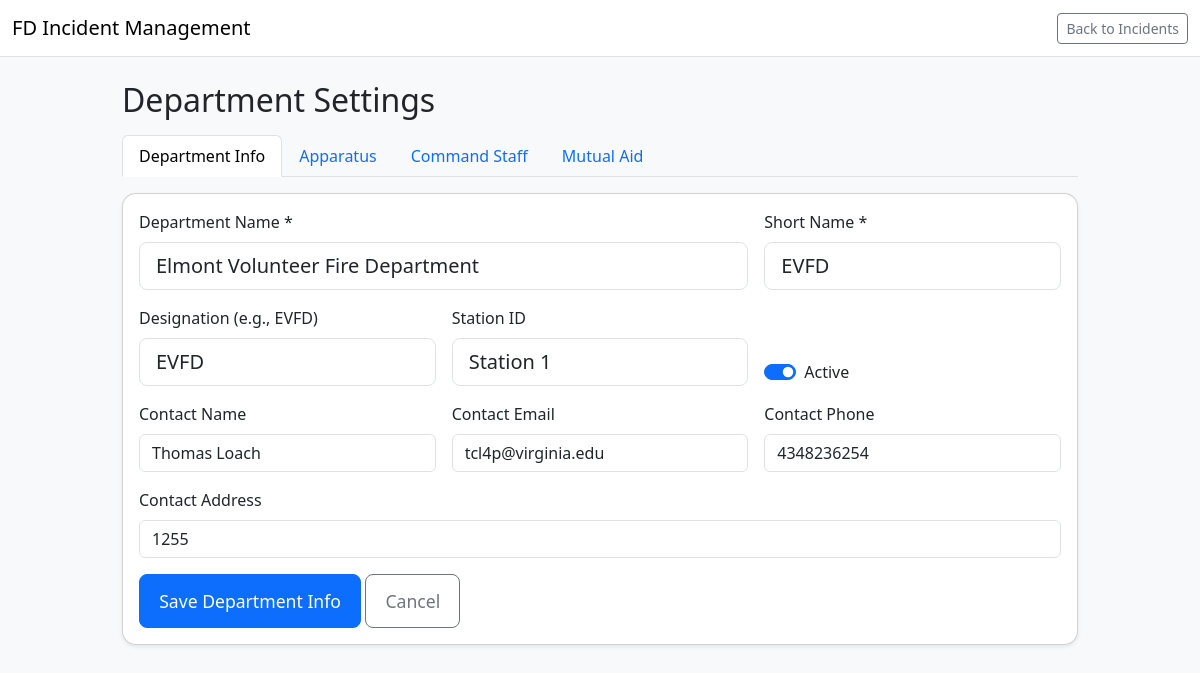
The app's page /department_settings_fixed5.php (signed in) with its own data.
### tables this page shows
CREATE TABLE `department` (
  `id` int(10) UNSIGNED NOT NULL,
  `dept_name` varchar(100) NOT NULL,
  `dept_short_name` varchar(30) NOT NULL,
  `access_code_hash` varchar(255) NOT NULL,
  `is_active` tinyint(1) NOT NULL DEFAULT '1',
  `contact_name` varchar(100) DEFAULT NULL,
  `contact_email` varchar(150) DEFAULT NULL,
  `contact_phone` varchar(30) DEFAULT NULL,
  `contact_address` varchar(255) DEFAULT NULL,
  `created_at` datetime NOT NULL DEFAULT CURRENT_TIMESTAMP,
  `updated_at` datetime DEFAULT NULL ON UPDATE CURRENT_TIMESTAMP,
  `is_mutual_aid` tinyint(1) NOT NULL DEFAULT '0',
  `designation` varchar(20) DEFAULT NULL,
  `station_id` varchar(50) DEFAULT NULL
);

### department_settings_fixed5.php (the view, shortened to what this page needs)
<?php
require_once __DIR__ . '/db_connect.php';
function prepare_or_die(mysqli $conn, string $sql): mysqli_stmt {
    $stmt = $conn->prepare($sql);
    return $stmt;
}
function e(string $s): string { return htmlspecialchars($s, ENT_QUOTES, 'UTF-8'); }
$deptId = isset($_SESSION['dept_id']) ? (int)$_SESSION['dept_id'] : 0;
$activeTab = isset($_GET['tab']) ? (string)$_GET['tab'] : 'info';
$stmt = prepare_or_die($conn, 'SELECT id, dept_name, dept_short_name, designation, station_id, is_active, contact_name, contact_email, contact_phone, contact_address
                        FROM department WHERE id = ? LIMIT 1');
$stmt->bind_param('i', $deptId);
$stmt->execute();
$res = $stmt->get_result();
$dept = $res ? $res->fetch_assoc() : null;
?>
<!doctype html>
<html lang="en">
<head>
  <link href="https://cdn.jsdelivr.net/npm/bootstrap@5.3.3/dist/css/bootstrap.min.css" rel="stylesheet">
</head>
<body class="bg-light">
<nav class="navbar navbar-expand-lg navbar-light bg-white border-bottom">
  <div class="container-fluid">
<a class="navbar-brand" href="incidents.php?skip_onboard=1">FD Incident Management</a>
    <div class="ms-auto d-flex gap-2">
      <a class="btn btn-outline-secondary btn-sm" href="incidents.php?skip_onboard=1">Back to Incidents</a>
    </div>
  </div>
</nav>
<div class="container py-4" style="max-width: 980px;">
  <h2 class="mb-3">Department Settings</h2>
  <ul class="nav nav-tabs mb-3">
    <li class="nav-item">
      <a class="nav-link <?= $activeTab==='info'?'active':'' ?>" href="?tab=info">Department Info</a>
    </li>
    <li class="nav-item">
      <a class="nav-link <?= $activeTab==='apparatus'?'active':'' ?>" href="?tab=apparatus">Apparatus</a>
    </li>
    <li class="nav-item">
      <a class="nav-link <?= $activeTab==='command_staff'?'active':'' ?>" href="?tab=command_staff">Command Staff</a>
    </li>
    <li class="nav-item">
      <a class="nav-link <?= $activeTab==='mutual_aid'?'active':'' ?>" href="?tab=mutual_aid">Mutual Aid</a>
    </li>
  </ul>
  <?php if ($activeTab === 'info'): ?>
    <div class="card shadow-sm">
      <div class="card-body">
        <form method="post">
          <div class="row g-3">
            <div class="col-md-8">
              <label class="form-label">Department Name *</label>
              <input class="form-control form-control-lg" name="dept_name" value="<?= e((string)($dept['dept_name'] ?? '')) ?>" required>
            </div>
            <div class="col-md-4">
              <label class="form-label">Short Name *</label>
              <input class="form-control form-control-lg" name="dept_short_name" value="<?= e((string)($dept['dept_short_name'] ?? '')) ?>" required>
            </div>
            <div class="col-md-4">
              <label class="form-label">Designation (e.g., EVFD)</label>
              <input class="form-control form-control-lg" name="designation" value="<?= e((string)($dept['designation'] ?? '')) ?>">
            </div>
            <div class="col-md-4">
              <label class="form-label">Station ID</label>
              <input class="form-control form-control-lg" name="station_id" value="<?= e((string)($dept['station_id'] ?? '')) ?>">
            </div>
            <div class="col-md-4 d-flex align-items-end">
              <div class="form-check form-switch">
                <input class="form-check-input" type="checkbox" id="is_active" name="is_active" <?= ((int)($dept['is_active'] ?? 1)===1)?'checked':'' ?>>
                <label class="form-check-label" for="is_active">Active</label>
              </div>
            </div>
            <div class="col-md-4">
              <label class="form-label">Contact Name</label>
              <input class="form-control" name="contact_name" value="<?= e((string)($dept['contact_name'] ?? '')) ?>">
            </div>
            <div class="col-md-4">
              <label class="form-label">Contact Email</label>
              <input class="form-control" type="email" name="contact_email" value="<?= e((string)($dept['contact_email'] ?? '')) ?>">
            </div>
            <div class="col-md-4">
              <label class="form-label">Contact Phone</label>
              <input class="form-control" name="contact_phone" value="<?= e((string)($dept['contact_phone'] ?? '')) ?>">
            </div>
            <div class="col-12">
              <label class="form-label">Contact Address</label>
              <input class="form-control" name="contact_address" value="<?= e((string)($dept['contact_address'] ?? '')) ?>">
            </div>
            <div class="col-12">
              <button class="btn btn-primary btn-lg">Save Department Info</button>
              <a class="btn btn-outline-secondary btn-lg" href="incidents.php?skip_onboard=1">Cancel</a>
            </div>
          </div>
        </form>
      </div>
    </div>
<?php endif; ?>
</div>
</body>
</html>

### department_settings_fixed5.php (style rules this page uses)
.btn-lg { padding: .8rem 1.2rem; font-size: 1.1rem; }
.card { border-radius: 14px; }

### records on screen
department: dept_name "Elmont Volunteer Fire Department", dept_short_name "EVFD", designation "EVFD", station_id "Station 1", is_active "☑", contact_name "Thomas Loach", contact_email "tcl4p@virginia.edu", contact_phone "4348236254", contact_address "1255"
